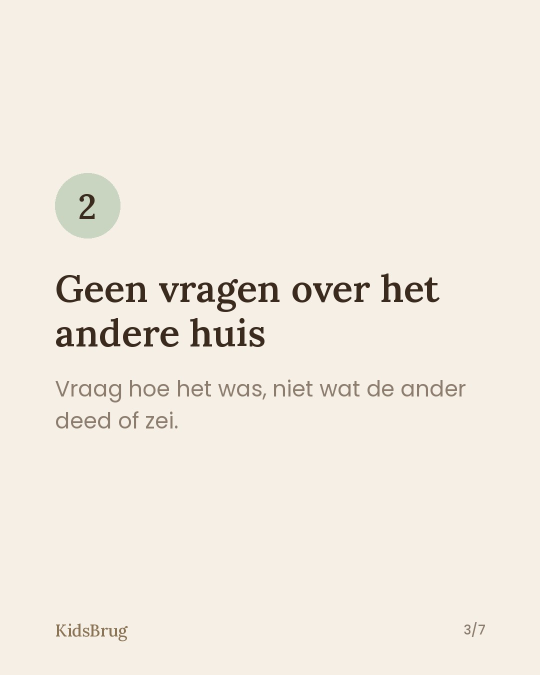
#> input picture carrousels/kidsbrug-2026-11-12-wat-je-kind-niet-hoeft-te-dragen-3.jpg, 1080 x 1350 px, given as the content of the folder idsbrug-2026-11-12-wat-je-kind-niet-hoeft-te-dragen-4.jpg/c1, which was not available (shown at 1/2 size)
$ python sinterklaas-bezoek.py ../../../carrousels/kidsbrug-2026-11-12-wat-je-kind-niet-hoeft-te-dragen-3.jpg ../../../carrousels/kidsbrug-2026-11-12-wat-je-kind-niet-hoeft-te-dragen-4.jpg ../../../carrousels/kidsbrug-2026-11-12-wat-je-kind-niet-hoeft-te-dragen-4.jpg
#> lines starting #> are read from the running program, lines starting #| are printed output that depends on the picture
### holasmile/studio/holasmile_style.py
"""Hola Smile Clinic reel- en carrousel-huisstijl.

Donker (bijna zwart, warm), goud, crème tekst, Lora (serif) voor koppen, Poppins voor kleine tekst.
Vaste herkenning: de goudkleurige kleurwaaier (shade guide) van geel naar wit, dunne gouden lijnen, kleine sparkles,
woordmerk "Hola Smile Clinic" onderaan. Zachte fades tussen stilstaande beelden.

Gebruik in een reel-script:
    import sys, os; sys.path.insert(0, os.path.join(os.path.dirname(__file__), ".."))
    from holasmile_style import *
"""
from PIL import Image, ImageDraw, ImageFont, ImageFilter, ImageOps
import subprocess, os, math

W, H = 1080, 1920
BG = (20, 17, 14); BG2 = (32, 27, 22); CARD = (38, 32, 26)
GOLD = (201, 163, 92); GOLD_L = (228, 199, 140); CREAM = (245, 236, 220); MUTED = (170, 156, 136)
RED = (196, 96, 80); OK = (150, 178, 120)
GF = "/usr/share/fonts/truetype/google-fonts/"
DJ = "/usr/share/fonts/truetype/dejavu/DejaVuSans-Bold.ttf"
# kleurwaaier: van geel/getint naar stralend wit
SHADES = [(196, 160, 96), (210, 180, 120), (222, 198, 146), (232, 214, 172), (240, 228, 198), (247, 241, 226), (253, 251, 245)]


def serif(sz, w="Medium"):
    f = ImageFont.truetype(GF + "Lora-Variable.ttf", sz)
    try: f.set_variation_by_name(w)
    except Exception: pass
    return f


# [5 lines left out: function serif_i, not called in this run]


def sans(sz, w="Regular"):
    return ImageFont.truetype(GF + f"Poppins-{w}.ttf", sz)


# [12 lines left out: functions _glow, base, not called in this run]


def wrap(d, text, font, maxw):
    out = []
    for para in text.split("\n"):
        line = ""
        for w in para.split():
            t = (line + " " + w).strip()
            if d.textlength(t, font=font) <= maxw: line = t
            else: out.append(line); line = w
        out.append(line)
    return out


def ctext(d, y, text, font, fill=CREAM, maxw=880, gap=1.22, cx=W / 2):
    lines = wrap(d, text, font, maxw); lh = font.size * gap
    for i, l in enumerate(lines): d.text((cx, y + i * lh), l, font=font, fill=fill, anchor="ma")
    return y + len(lines) * lh


# [7 lines left out: function sparkle, not called in this run]


def rule(d, y, w=220, cx=W / 2):
    d.line((cx - w / 2, y, cx - 18, y), fill=GOLD, width=2); d.line((cx + 18, y, cx + w / 2, y), fill=GOLD, width=2)
    sparkle(d, cx, y, 10)


# [5 lines left out: function kicker, not called in this run]


def wordmark(d, y=1810, cx=W / 2):
    d.text((cx, y), "Hola Smile Clinic", font=serif(40), fill=GOLD, anchor="mm")
    d.text((cx, y + 44), "ZUNDERT", font=sans(20, "Medium"), fill=MUTED, anchor="mm")


# [20 lines left out: functions shade_guide, stamp, not called in this run]


def card(d, box, fill=CARD, r=34, outline=(84, 70, 48)):
    d.rounded_rectangle(box, r, fill=fill, outline=outline, width=2)


# [22 lines left out: functions quote_card, listing, not called in this run]


def fit_photo(path, box_w, box_h):
    im = Image.open(path); im = ImageOps.exif_transpose(im).convert("RGB")
    return ImageOps.fit(im, (box_w, box_h), Image.LANCZOS, centering=(0.5, 0.5))


# [41 lines left out: functions photo_frame, cta, cover, not called in this run]


def save_cover(im, path):
    im.save(path, "JPEG", quality=90)


def save_frames(frames, outdir):
    os.makedirs(outdir, exist_ok=True)
    for k, f in frames.items(): f().save(f"{outdir}/{k}.png")


# [32 lines left out: functions contact_sheet, render_reel, not called in this run]


# ---------------- Carrousels (staand 4:5, 1080x1350) ----------------
CW, CH = 1080, 1350


def cbase():
    return base(CW, CH)


# [4 lines left out: function cwrap_text, not called in this run]


def cfooter(d, n, total):
    d.text((120, CH - 100), "Hola Smile Clinic", font=serif(32), fill=GOLD, anchor="lm")
    d.text((CW - 120, CH - 100), f"{n}/{total}", font=sans(26, "Medium"), fill=MUTED, anchor="rm")


# [47 lines left out: functions slide_cover, slide_point, slide_closing, save_carousel, carousel_sheet, not called in this run]

### holasmile/studio/holasmile_motion.py
"""Bewegende reels voor Hola Smile (frame voor frame, 30 fps). Gebruikt de kleuren en fonts van holasmile_style.

render_motion(scenes, out): scenes = [(seconden, functie(t, p) -> Image), ...]
  t = seconden sinds begin scene, p = voortgang 0..1 in de scene.
"""
import sys, os, math, subprocess
sys.path.insert(0, os.path.dirname(__file__))
from holasmile_style import *
from PIL import Image, ImageDraw, ImageFilter, ImageEnhance

FPS = 30


def ease(x): x = max(0.0, min(1.0, x)); return 1 - (1 - x) ** 3
def pop(x): x = max(0.0, min(1.0, x)); return 1 + 0.18 * math.sin(math.pi * x) * (1 - x) if x < 1 else 1.0


class Photo:
    """Laadt een liggende foto één keer en maakt er beelden van."""
    # [12 lines left out: functions __init__, card, not called in this run]


def rounded(im, r=36):
    m = Image.new("L", im.size, 0); ImageDraw.Draw(m).rounded_rectangle((0, 0, im.size[0], im.size[1]), r, fill=255)
    return m


# [10 lines left out: function place, not called in this run]


def big_text(d, y, text, size=96, fill=CREAM, scale=1.0, italic=False, maxw=920):
    f = (serif_i if italic else serif)(max(10, int(size * scale)), "SemiBold" if not italic else "Medium")
    return ctext(d, y, text, f, fill=fill, maxw=maxw)


# [4 lines left out: function twinkle, not called in this run]


def render_motion(scenes, out, workdir):
    os.makedirs(workdir, exist_ok=True)
    tmp = os.path.join(workdir, "video.mp4")
    p = subprocess.Popen(["ffmpeg", "-y", "-loglevel", "error", "-f", "rawvideo", "-pix_fmt", "rgb24", "-s", f"{W}x{H}",
                          "-r", str(FPS), "-i", "-", "-c:v", "libx264", "-preset", "veryfast", "-crf", "20", "-pix_fmt", "yuv420p", tmp],
                         stdin=subprocess.PIPE)
    for dur, fn in scenes:
        n = int(round(dur * FPS))
        for i in range(n):
            p.stdin.write(fn(i / FPS, i / max(1, n - 1)).convert("RGB").tobytes())
    p.stdin.close(); p.wait()
    subprocess.run(f"ffmpeg -y -loglevel error -i {tmp} -f lavfi -i anullsrc=r=44100:cl=stereo -shortest "
                   f"-map 0:v -map 1:a -c:v copy -c:a aac -movflags +faststart {out}", shell=True, check=True)


# [33 lines left out: functions still_sheet, cta_motion, not called in this run]


# ---------- Schermvullende sfeerbeelden (lachende mensen) ----------
class Fullbleed:
    """Sfeerbeeld schermvullend (9:16). box = (x0, y0, x1, y1) fractie van de foto, wordt passend gemaakt op 9:16."""
    # [14 lines left out: functions __init__, frame, not called in this run]


def ai_note(d):
    """Klein label onderaan bij AI-/sfeerbeelden."""
    d.text((W / 2, H - 70), "Sfeerbeeld", font=sans(24), fill=MUTED, anchor="mm")

### holasmile/studio/reels/sinterklaas-bezoek.py
import sys, os, glob; sys.path.insert(0, os.path.join(os.path.dirname(__file__), ".."))
from holasmile_motion import *

# Sinterklaas-reel: twee clips van Kylie (Sint in de stoel onder de LED-lamp, Sint met duim omhoog) + Hola-afsluiter.
# Clips staan als losse frames (30 fps, 1080x1920) in <framedir>/c1 en c2. Tekst onderaan, nooit over het gezicht.
FR = sys.argv[3] if len(sys.argv) > 3 and not sys.argv[3].startswith("--") else "."
C1 = sorted(glob.glob(os.path.join(FR, "c1", "*.jpg")))
C2 = sorted(glob.glob(os.path.join(FR, "c2", "*.jpg")))

g = Image.new("L", (1, H))
for y in range(H): g.putpixel((0, y), int(min(225, max(0, (y - 1150) * 0.42))))
SHADE = g.resize((W, H))
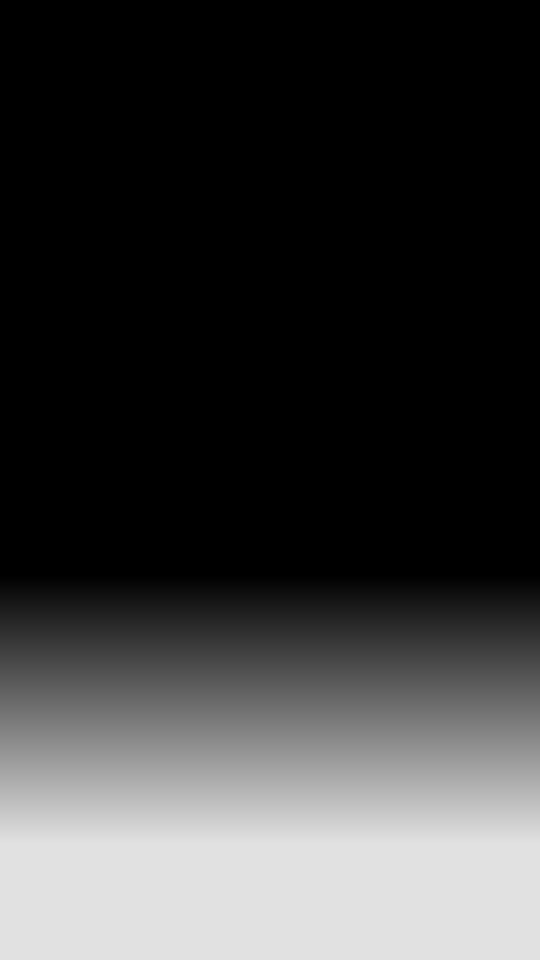
#> SHADE: PIL image 1080x1920 L (shown at 1/2 size); min 0, max 225, mean 58.6


def clip(frames, t):
#> called with t = 3.2
    im = Image.open(frames[min(len(frames) - 1, int(t * FPS))]).convert("RGB")
#> im is the input picture: PIL image 1080x1350 RGB; mean R, G, B 242, 235, 224.8
    im.paste(Image.new("RGB", (W, H), BG), (0, 0), SHADE)
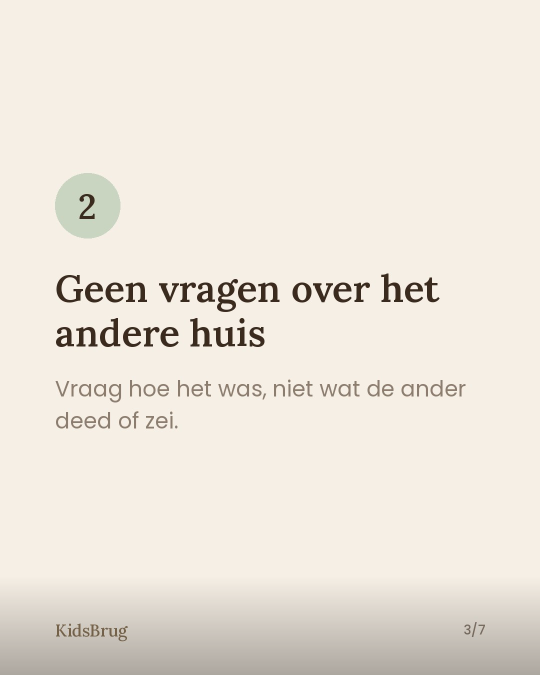
#> im: PIL image 1080x1350 RGB (shown at 1/2 size); mean R, G, B 236.6, 229.7, 219.7
    return im, ImageDraw.Draw(im)


def s1(t, p):  # haak (POV): Sint komt binnenlopen
    im, d = clip(C2, t)
    big_text(d, 1350, "POV: je werkt bij een\ntandenbleeksalon en\ndít komt binnenlopen", 76, scale=pop(min(1, t / 0.3)))
    twinkle(d, t, [(120, 1310, 20), (960, 1320, 24), (900, 1780, 14)]); return im


def s2(t, p):  # Sint in de stoel onder de LED-lamp
    im, d = clip(C1, t)
    big_text(d, 1440, "En hij wilde\nmeteen de stoel in…", 92, scale=pop(min(1, t / 0.3)))
    twinkle(d, t, [(150, 1400, 18), (930, 1420, 22)]); return im


def s3(t, p):  # pakjesavond
    im, d = base()
    kicker(d, 360, "Pakjesavond")
    big_text(d, 470, "Ook stralend\naan tafel op\n5 december?", 100, scale=pop(min(1, t / 0.3)))
    n = len(SHADES); w = 760; gap = 16; tw = (w - gap * (n - 1)) / n; x0 = W / 2 - w / 2
    for i, c in enumerate(SHADES):
        k = ease((t - 0.3 - i * 0.09) / 0.25)
        if k <= 0: continue
        x = x0 + i * (tw + gap); hh = 190 * k
        d.rounded_rectangle((x, 1060 + 190 - hh, x + tw, 1250), int(tw / 2), fill=c)
    ctext(d, 1380, "Plan je afspraak op tijd.", serif_i(60), fill=GOLD_L)
    twinkle(d, t, [(180, 330, 22), (900, 300, 18), (880, 1600, 16)]); wordmark(d); return im


scenes = [(len(C2) / FPS, s1), (len(C1) / FPS, s2), (3.0, s3), (3.8, cta_motion)]


def COVER():
    im, d = clip(C2, 3.2)
    big_text(d, 1240, "POV: je werkt bij een\ntandenbleeksalon en\ndít komt binnenlopen", 76)
    return im


if __name__ == "__main__":
    work = sys.argv[1]; out = sys.argv[2]; os.makedirs(work, exist_ok=True)
    COVER().save(out.replace(".mp4", "-cover.jpg") if out.endswith(".mp4") else f"{work}/cover.jpg", "JPEG", quality=90)
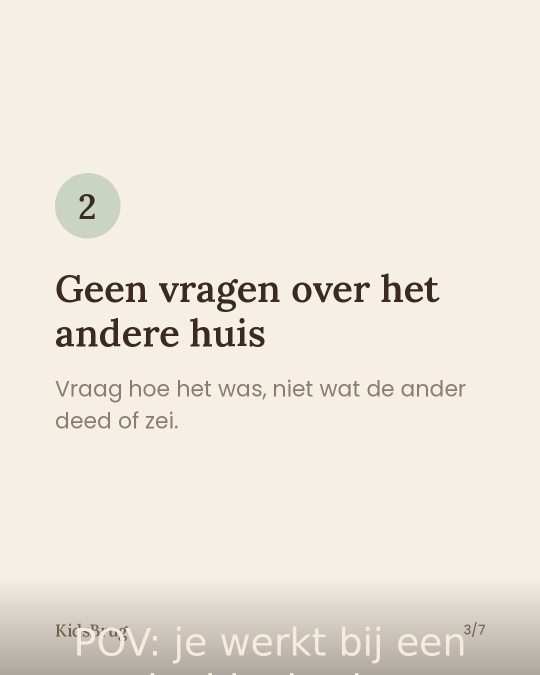
#> saved as cover.jpg: PIL image 1080x1350 RGB (shown at 1/2 size); mean R, G, B 237, 230.1, 220
    if "--sheet" in sys.argv:
        still_sheet(scenes, [(0, 0.0), (0, 0.1), (0, 1), (1, 0.1), (1, 0.8), (2, 0.1), (2, 1), (3, 1)], f"{work}/sheet.png")
#> (the run stopped early here; a loop or call above may not have finished)

$ run again, on carrousels/kidsbrug-2026-11-12-wat-je-kind-niet-hoeft-te-dragen-4.jpg
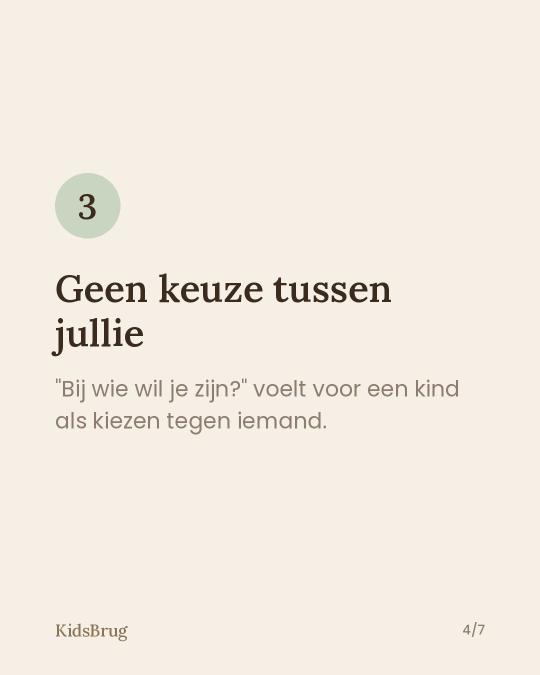
#> input picture carrousels/kidsbrug-2026-11-12-wat-je-kind-niet-hoeft-te-dragen-4.jpg, 1080 x 1350 px, given as the content of the folder idsbrug-2026-11-12-wat-je-kind-niet-hoeft-te-dragen-4.jpg/c1, which was not available (shown at 1/2 size)
#> in clip, im is the input picture: PIL image 1080x1350 RGB; mean R, G, B 242.5, 235.5, 225.3
#> in clip, `im.paste(Image.new("RGB", (W, H), BG), (0, 0), SHADE)`:
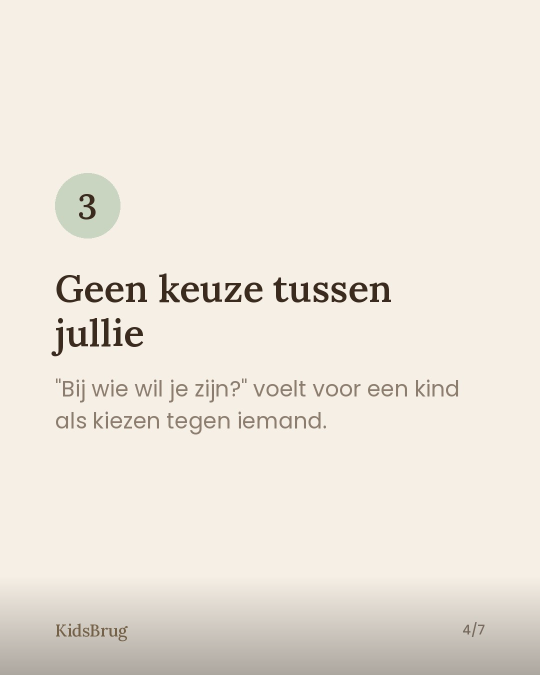
#> im: PIL image 1080x1350 RGB (shown at 1/2 size); mean R, G, B 237.1, 230.2, 220.2
#> `COVER().save(out.replace(".mp4", "-cover.jpg") if out.endswith(".mp4")..`:
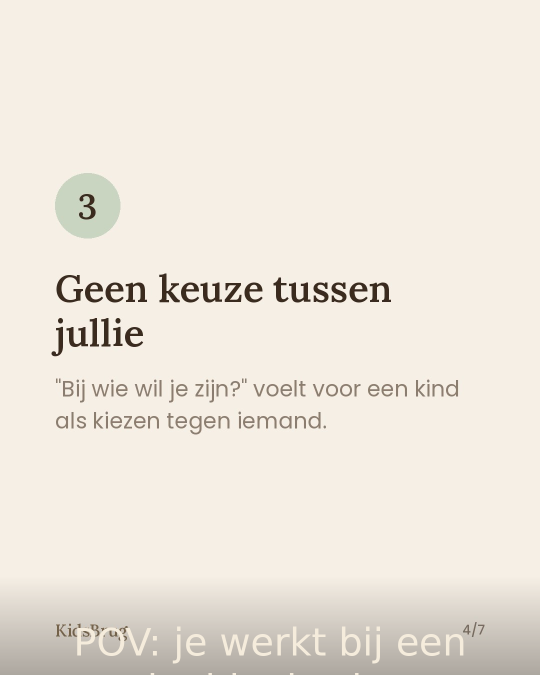
#> saved as cover.jpg: PIL image 1080x1350 RGB (shown at 1/2 size); mean R, G, B 237.5, 230.6, 220.5
